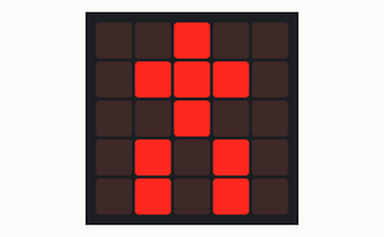
Recording of a program running on a simulated BBC micro:bit running MicroPython. On the bench: the board's 5×5 LED display.

Above: at 0.1 s.
At 1.1 s:
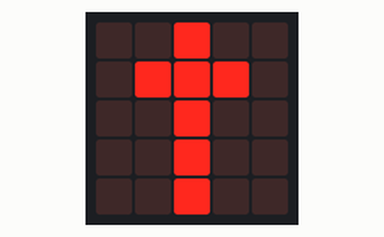

Measured:
- what the display in image 1 shows lasts 1.0 s, from 1.0 s to 2.0 s

The program:

animation.py
```python
from microbit import *
f = 9
o = 0
while True:
    display.set_pixel(2,0,f)
    display.set_pixel(1,1,f)
    display.set_pixel(2,1,f)
    display.set_pixel(3,1,f)
    display.set_pixel(2,2,f)
    display.set_pixel(1,3,f)
    display.set_pixel(3,3,f)
    display.set_pixel(1,4,f)
    display.set_pixel(3,4,f)
    sleep(1000)
    display.clear()
    display.set_pixel(2,0,f)
    display.set_pixel(1,1,f)
    display.set_pixel(2,1,f)
    display.set_pixel(3,1,f)
    display.set_pixel(2,2,f)
    display.set_pixel(2,3,f)
    display.set_pixel(2,4,f)
    sleep(1000)
    display.clear()
```
